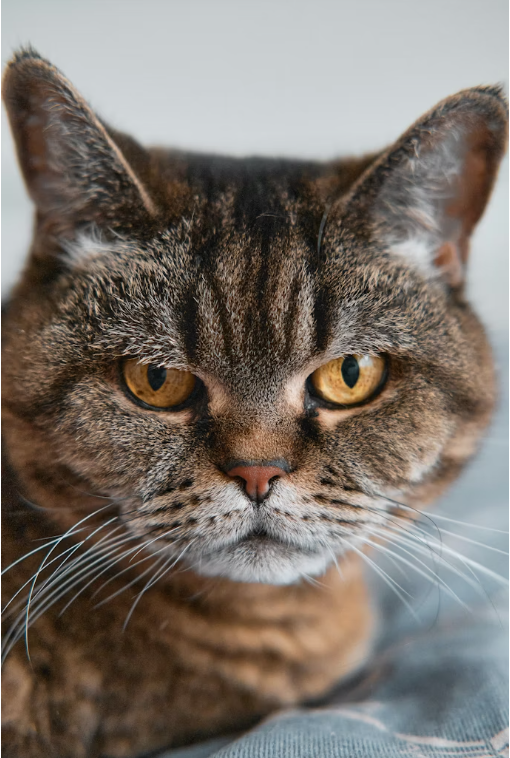
#> input picture DIP/cat.png, 510 x 758 px
$ jupyter execute 15.ipynb
#> lines starting #> are read from the running program, lines starting #| are printed output that depends on the picture; after the words box and inside, x2 and y2 are one past the last pixel; in counts of white or black regions, pixels touching at a corner belong together
## Problem 15
Add salt-and-pepper and Gaussian noise, then restore the image manually.

[cell 1]
import cv2
import math
import matplotlib.pyplot as plt
import numpy as np

image = cv2.imread("cat.png", 0)
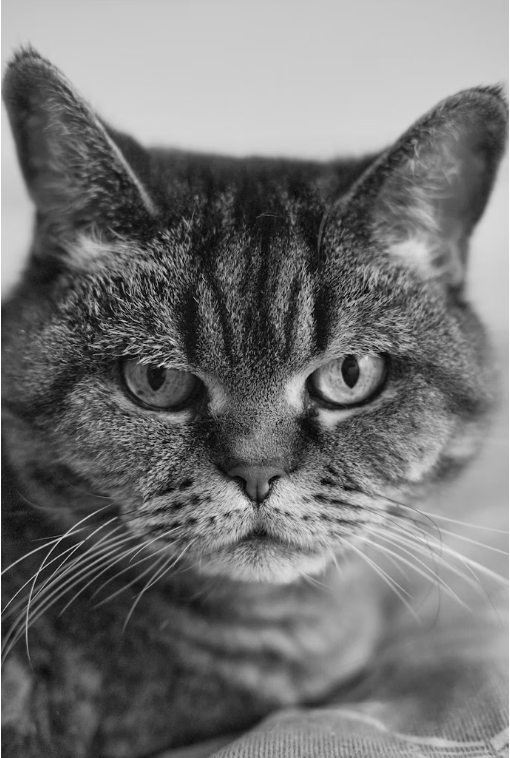
#> image: shape (758, 510); min 1, max 255, mean 115.9
height, width = image.shape[:2]
#> height = 758; width = 510

# Add salt-and-pepper noise using a simple repeated pattern.
salt_pepper = image.copy()
for row in range(height):
    for col in range(width):
        if (row + col) % 50 == 0:
            salt_pepper[row, col] = 255
        elif (row + col) % 50 == 1:
            salt_pepper[row, col] = 0
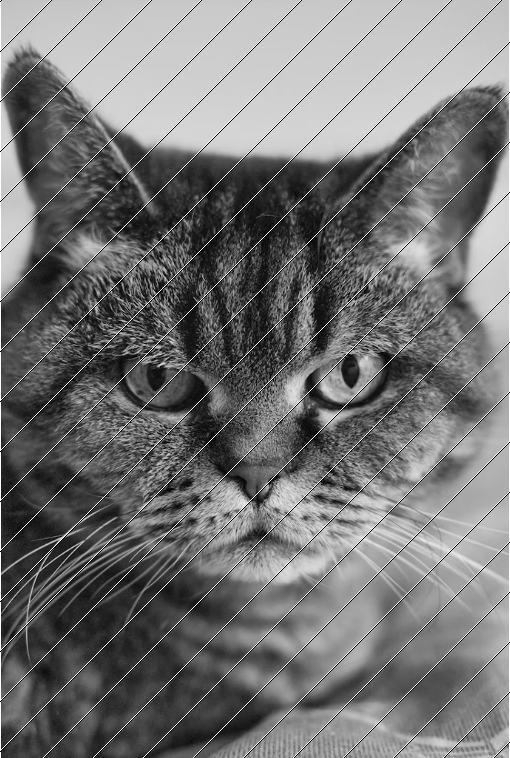
#> salt_pepper: shape (758, 510); 3.99% of pixels changed, all inside (x1, y1, x2, y2) = (0, 0, 510, 758)

# Add simple Gaussian-like noise using a sine formula.
gaussian_noise = image.copy()
for row in range(height):
    for col in range(width):
        noise = int(20 * math.sin(row + col))
        value = int(image[row, col]) + noise
        if value < 0: value = 0
        if value > 255: value = 255
        gaussian_noise[row, col] = value

def median_filter(source):
    result = np.zeros((height, width), dtype=np.uint8)
    for row in range(height):
        for col in range(width):
            values = []
            for r in range(row - 1, row + 2):
                for c in range(col - 1, col + 2):
                    rr = r
                    cc = c
                    if rr < 0: rr = 0
                    if rr >= height: rr = height - 1
                    if cc < 0: cc = 0
                    if cc >= width: cc = width - 1
                    values.append(int(source[rr, cc]))
            for i in range(8):
                for j in range(i + 1, 9):
                    if values[i] > values[j]:
                        values[i], values[j] = values[j], values[i]
            result[row, col] = values[4]
    return result

def average_filter(source):
    result = np.zeros((height, width), dtype=np.uint8)
    for row in range(height):
        for col in range(width):
            total = 0
            for r in range(row - 1, row + 2):
                for c in range(col - 1, col + 2):
                    rr = r
                    cc = c
                    if rr < 0: rr = 0
                    if rr >= height: rr = height - 1
                    if cc < 0: cc = 0
                    if cc >= width: cc = width - 1
                    total += int(source[rr, cc])
            result[row, col] = total // 9
    return result

restored_salt_pepper = median_filter(salt_pepper)
restored_gaussian = average_filter(gaussian_noise)

plt.figure(figsize=(15, 4))
plt.subplot(1, 5, 1)
plt.imshow(image, cmap="gray")
plt.title("Original")
plt.axis("off")

plt.subplot(1, 5, 2)
plt.imshow(salt_pepper, cmap="gray")
plt.title("Salt and Pepper")
plt.axis("off")

plt.subplot(1, 5, 3)
plt.imshow(restored_salt_pepper, cmap="gray")
plt.title("Median Restored")
plt.axis("off")

plt.subplot(1, 5, 4)
plt.imshow(gaussian_noise, cmap="gray")
plt.title("Gaussian Noise")
plt.axis("off")

plt.subplot(1, 5, 5)
plt.imshow(restored_gaussian, cmap="gray")
plt.title("Average Restored")
plt.axis("off")
plt.show()
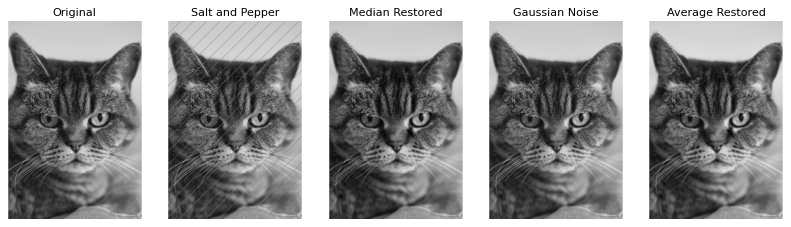
#> figure drawn by matplotlib, 5 panels
